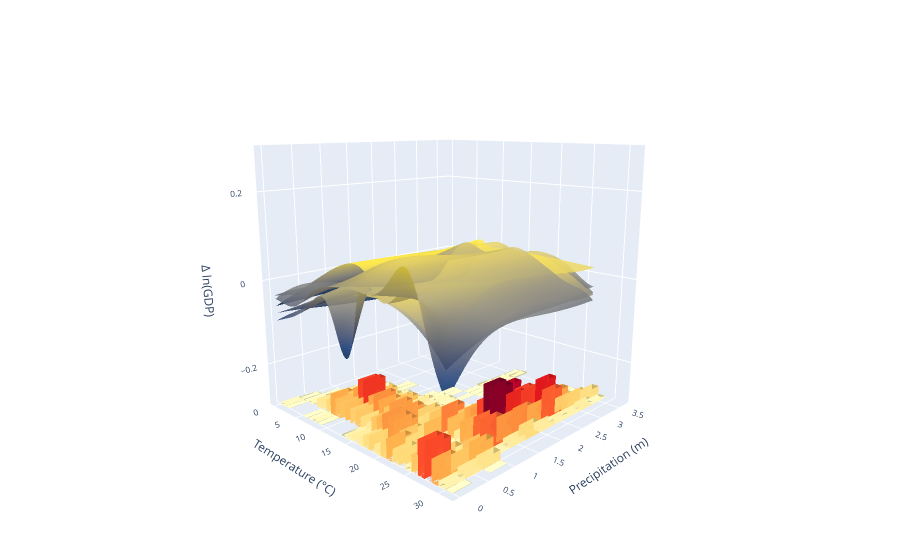

Notebook cell for this chart:
### Code cell
fig = go.Figure(data=model_surfaces[0:5])
fig.update_layout(
        autosize=True,
       
        margin=dict(
            l=0,
            r=0,
            b=0,
            t=0,
        ),

            scene=dict(
                xaxis_title='Temperature (°C)',
                yaxis_title='Precipitation (m)',
                zaxis=dict(title=dict(text="Δ ln(GDP)"),range=[-0.3, 0.3]),
                camera=dict(eye=dict(x=1.738, y=-1.780, z=0.589))
                
            ),
            
            legend=dict(
                bgcolor='rgba(255,255,255,0.7)',
                bordercolor='black',
                borderwidth=1
            ),
            font=dict(
            size=10
        )
        )
fig=add_histogram(fig, data, legend=False, precip_capped=True)
fig.show()
